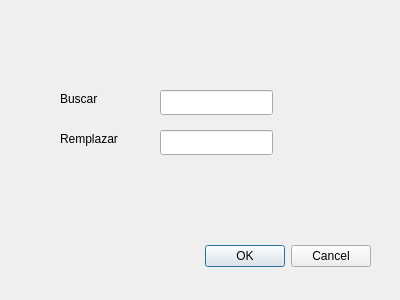
<?xml version="1.0" encoding="UTF-8"?>
<ui version="4.0">
 <class>DBuscarRemplazar</class>
 <widget class="QDialog" name="DBuscarRemplazar">
  <property name="geometry">
   <rect>
    <x>0</x>
    <y>0</y>
    <width>400</width>
    <height>300</height>
   </rect>
  </property>
  <property name="windowTitle">
   <string>Dialog</string>
  </property>
  <widget class="QDialogButtonBox" name="buttonBox">
   <property name="geometry">
    <rect>
     <x>30</x>
     <y>240</y>
     <width>341</width>
     <height>32</height>
    </rect>
   </property>
   <property name="orientation">
    <enum>Qt::Horizontal</enum>
   </property>
   <property name="standardButtons">
    <set>QDialogButtonBox::Cancel|QDialogButtonBox::Ok</set>
   </property>
  </widget>
  <widget class="QLabel" name="label">
   <property name="geometry">
    <rect>
     <x>60</x>
     <y>90</y>
     <width>67</width>
     <height>17</height>
    </rect>
   </property>
   <property name="text">
    <string>Buscar</string>
   </property>
  </widget>
  <widget class="QLabel" name="label_2">
   <property name="geometry">
    <rect>
     <x>60</x>
     <y>130</y>
     <width>67</width>
     <height>17</height>
    </rect>
   </property>
   <property name="text">
    <string>Remplazar</string>
   </property>
  </widget>
  <widget class="QLineEdit" name="leBuscar">
   <property name="geometry">
    <rect>
     <x>160</x>
     <y>90</y>
     <width>113</width>
     <height>25</height>
    </rect>
   </property>
  </widget>
  <widget class="QLineEdit" name="leRemplazar">
   <property name="geometry">
    <rect>
     <x>160</x>
     <y>130</y>
     <width>113</width>
     <height>25</height>
    </rect>
   </property>
  </widget>
 </widget>
 <resources/>
 <connections>
  <connection>
   <sender>buttonBox</sender>
   <signal>accepted()</signal>
   <receiver>DBuscarRemplazar</receiver>
   <slot>accept()</slot>
   <hints>
    <hint type="sourcelabel">
     <x>248</x>
     <y>254</y>
    </hint>
    <hint type="destinationlabel">
     <x>157</x>
     <y>274</y>
    </hint>
   </hints>
  </connection>
  <connection>
   <sender>buttonBox</sender>
   <signal>rejected()</signal>
   <receiver>DBuscarRemplazar</receiver>
   <slot>reject()</slot>
   <hints>
    <hint type="sourcelabel">
     <x>316</x>
     <y>260</y>
    </hint>
    <hint type="destinationlabel">
     <x>286</x>
     <y>274</y>
    </hint>
   </hints>
  </connection>
 </connections>
</ui>
